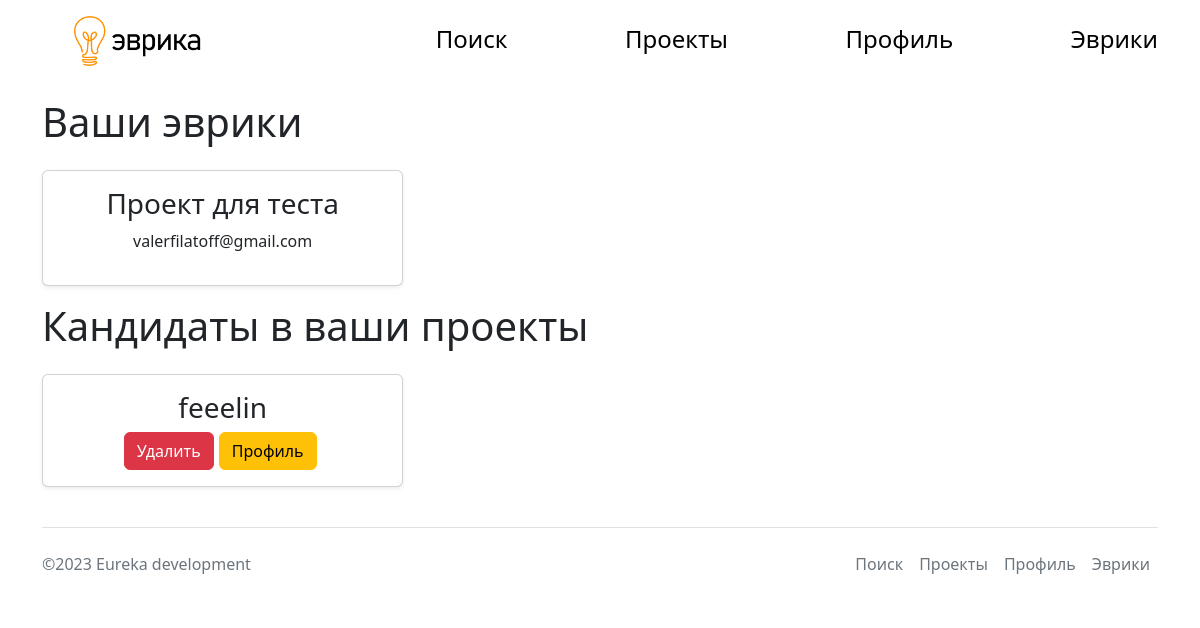
Screenshot of /matches (signed in) with the database file from the repository.
### main.py (models this page shows, shortened)
class Project(db.Model):
    id = db.Column(db.Integer, primary_key=True)
    title = db.Column(db.String(20), nullable=False)
    about = db.Column(db.Text, nullable=False)
    image = db.Column(db.String)
    front_language = db.Column(db.Integer, nullable=False)
    back_language = db.Column(db.String, nullable=False)
    level = db.Column(db.String, nullable=False)
    founder_id = db.Column(db.Integer, nullable=False)
    intro = db.Column(db.String(240))

class User(UserMixin, db.Model):
    id = db.Column(db.Integer, primary_key=True)
    nick = db.Column(db.String(16), nullable=False)
    email = db.Column(db.String, nullable=False)
    name = db.Column(db.String)
    second_name = db.Column(db.String)
    about = db.Column(db.Text)
    level = db.Column(db.String, nullable=False)
    main_language = db.Column(db.String, nullable=False)
    password = db.Column(db.String, nullable=False)
    img = db.Column(db.String)

### main.py (the view)
@app.route('/matches')
@login_required
def matches():
    projects = db.session.query(Project).filter_by(founder_id=current_user.id).all()
    matched_users = []
    is_matched = []
    for proj in projects:
        for j in db.session.query(Matches).filter_by(project_id=proj.id).all():
            matched_users.append((j.user_id, j.project_id))
            is_matched.append(j.is_approved)
    people = []
    for match in matched_users:
        people.append([db.session.query(User).filter_by(id=match[0]).first(),
                       db.session.query(Project).filter_by(id=match[1]).first()])
    matches = db.session.query(Matches).filter_by(user_id=current_user.id, is_approved=1).all()
    projects = []
    emails = []
    for i in matches:
        project = db.session.query(Project).filter_by(id=i.project_id).first()
        user = db.session.query(User).filter_by(id=project.founder_id).first()
        projects.append(project.title)
        emails.append(user.email)
    return render_template('matches.html', title='Эврики!', user=people, projects=projects, emails=emails, is_matched=is_matched)

### main.py (called while the page is built)
@login_manager.user_loader
def load_user(user_id):
    return User.query.get(user_id)

### templates/matches.html (shortened to what this page needs)
{% extends 'base.html' %}
{% block body %}
<h1>Ваши эврики</h1>
{% if projects %}
<div class="py-3 row row-cols-1 row-cols-sm-2 row-cols-md-3 g-3">
{% for i in range(projects | length) %}
<div class="col">
<div class="card shadow-sm">
<div class="card-body">
<h3 class="card-text" style='text-align: center'>{{projects[i]}}</h3>
<div class="d-flex justify-content-center align-items-center">
<p>{{emails[i]}}</p>
</div>
</div>
</div>
</div>
{% endfor %}
</div>
{% else %}
<p>Здесь пока что пусто</p>
{% endif %}
<h1>Кандидаты в ваши проекты</h1>
{% if user %}
<div class="py-3 row row-cols-1 row-cols-sm-2 row-cols-md-3 g-3">
{% for el in user %}
<div class="col">
<div class="card shadow-sm">
<div class="card-body">
<h3 class="card-text" style='text-align: center'>{{el[0].nick}}</h3>
<div class="d-flex justify-content-center align-items-center">
<a href='/matches/{{el[0].id}}/{{el[1].id}}/delete' class="btn btn-danger" style='margin-right: 5px'>Удалить</a>
<a href='/profile/{{el[0].id}}' class="btn btn-warning" style="margin-right:5px">Профиль</a>
</div>
</div>
</div>
</div>
{% endfor %}
</div>
{% else %}
<p>Здесь пока что пусто</p>
{%endif%}
{% endblock %}

### static/css/style.css (style rules this page uses)
a { color: #8aff15; }

### rows the page displays
Project: title "Проект для теста"
User: email "valerfilatoff@gmail.com", nick "feeelin"
